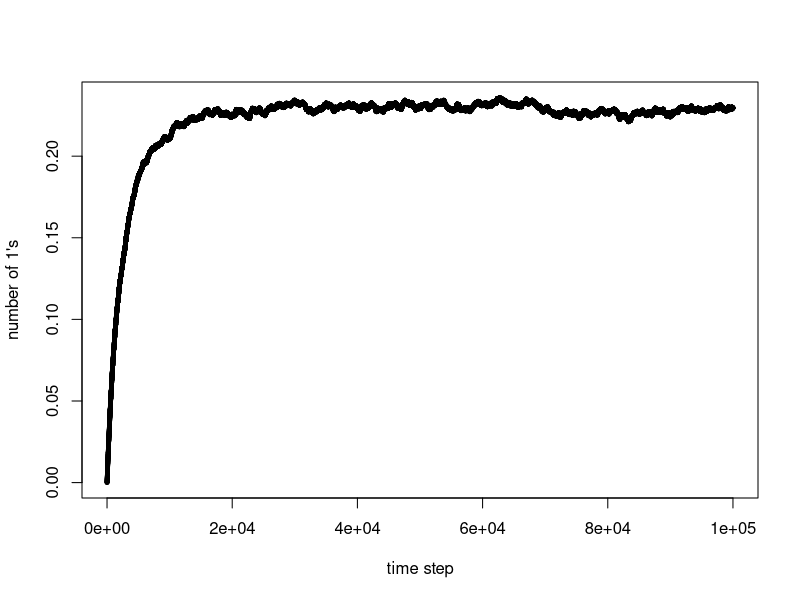
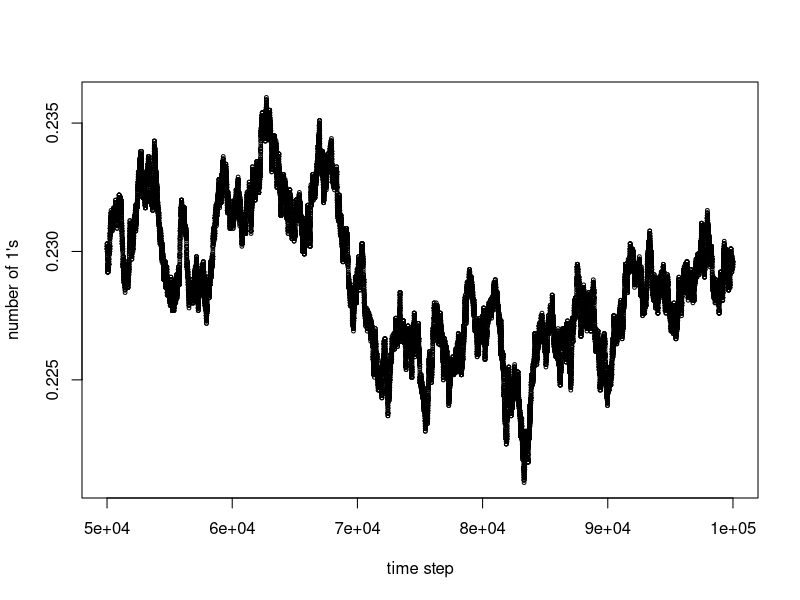
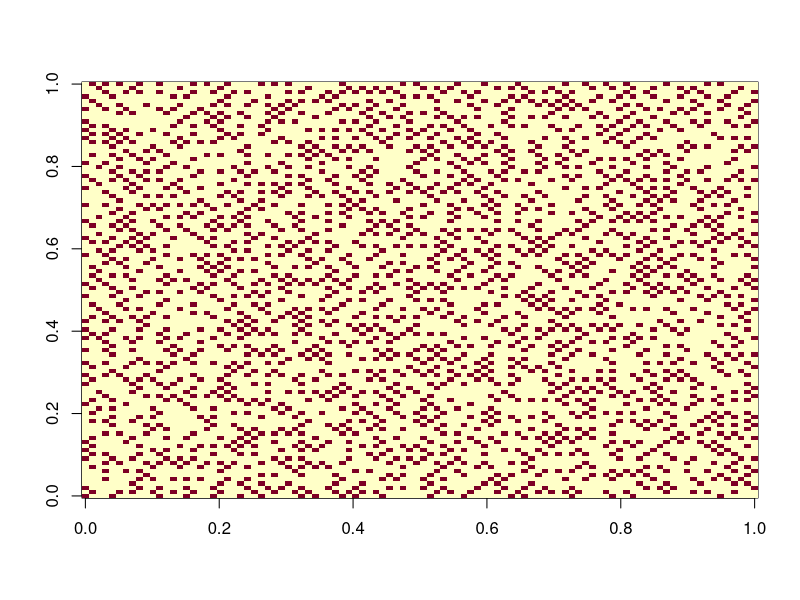

R code for these plots, in order: (Note: a time limit stopped this script after it produced the figures.)
## ---- chunk 1
library(dplyr, quietly = T)
library(plyr, quietly = T)
library(ggplot2, quietly = T)
## ---- chunk 2

HardCore_MCMC <- function(start_omega, num_time_steps, f=NULL,
                          num_rows=100, num_cols=100)
{
  omega <- start_omega
  # keep path values of f(omega) if f is not NULL
  if (!is.null(f)) {
    f_vals <- rep(NA, num_time_steps+1) %>% as.numeric
    f_vals[1] <- f(omega)
  } else
    f_vals <- NA
  
  for (i in 1:num_time_steps) {
    k <- sample.int(num_rows, 1)
    j <- sample.int(num_cols, 1)
    
    if (omega[k,j]==1) 
      omega[k,j] <- 0
    else {
      # see if flipping entry (i,j) satisfies hard core
      ns <- omega[k,max(1,j-1)] +
            omega[k,min(num_cols,j+1)] +
            omega[max(1,k-1),j] +
            omega[min(num_rows,k+1),j]
      if (ns == 0)
        omega[k,j] <- 1
    }
    
    if (!is.null(f))
      f_vals[i+1] <- f(omega)
  }
  
  return (list(sample=omega, f_vals=f_vals))
}

# let's see if plot of f(X(t)) over 100,000 time steps
start_omega <- matrix(0, nrow=100, ncol=100)
f_num_ones <- function(m) sum(as.numeric(m))/1E4
mcmc_out <- HardCore_MCMC(start_omega, num_time_steps = 1E5, 
                          f=f_num_ones)

plot(mcmc_out$f_vals, xlab="time step", ylab="number of 1's", cex=.5)
## ---- chunk 3
plot(50000:1E5, mcmc_out$f_vals[50000:1E5], xlab="time step", ylab="number of 1's", cex=.5)
## ---- chunk 4
image(mcmc_out$sample)
## ---- chunk 5
N <- 250
f_samples <- rep(0, N)
for (i in 1:N) {
  omega <- HardCore_MCMC(start_omega, 1E5)$sample
  f_samples[i] <- f_num_ones(omega)
}
hist(f_samples)
## ---- chunk 6
Partb_MCMC <- function(start_omega, num_time_steps, f=NULL,
                          num_rows=100, num_cols=100)
{
  omega <- start_omega
  omega_num_1s <- colSums(omega) %>% sum
  # keep path values of f(omega) if f is not NULL
  if (!is.null(f)) {
    f_vals <- rep(NA, num_time_steps+1) %>% as.numeric
    f_vals[1] <- f(omega)
  } else
    f_vals <- NA

  for (i in 1:num_time_steps) {
    k <- sample.int(num_rows, 1)
    j <- sample.int(num_cols, 1)

    current_bit <- omega[k,j]
    proposal_num_1s <- omega_num_1s + current_bit

    MH_ratio <- (proposal_num_1s/omega_num_1s)^2
    if (runif(1) < MH_ratio) {
      omega[k,j] <- 1 - omega[k,j]
      omega_num_1s <- proposal_num_1s
    }

    if (!is.null(f))
      f_vals[i+1] <- f(omega)
  }

  return (list(sample=omega, f_vals=f_vals))
}

# Notice that here there is probability 0 of a configuration of all 0's,
# so we need to start in a different configuration
start_omega <- matrix(round(runif(100^2)), nrow=100, ncol=100)
mcmc_out <- Partb_MCMC(start_omega, num_time_steps = 1E5,
                          f=f_num_ones)
plot(50000:1E5, mcmc_out$f_vals[50000:1E5], xlab="time step", ylab="number of 1's", cex=.5)
## ---- chunk 7
image(mcmc_out$sample)
## ---- chunk 8
N <- 250
f_samples <- rep(0, N)
for (i in 1:N) {
  omega <- Partb_MCMC(start_omega, 1E5)$sample
  f_samples[i] <- f_num_ones(omega)
}
hist(f_samples)
## ---- chunk 9
discrete_sample <- function(v=c(1/2, 1/3, 1/6))
{
  v_cs <- cumsum(v)
  sample <- which.max(runif(1) < v_cs)
  
  return (sample)
}


# let's check the sampler
N <- 1000
f_samples <- replicate(N, discrete_sample())
probs <- sapply(1:3, function(i) sum(f_samples==i)/N)
probs
true_probs <- c(1/2, 1/3, 1/6)
true_probs
## ---- chunk 10
Problem2_MCMC <- function(start_state, num_steps)
{
  X <- start_state
  R_row <- c(.99, 009, .001)
  v <- c(1/2, 1/3, 1/6)
  
  for (i in 1:num_steps) {
    proposal <- sample(1:3, 1, prob=R_row)
    MH_ratio <- v[proposal]*R_row[X]/(v[X]*R_row[proposal])
    if (runif(1) < MH_ratio)
      X <- proposal
  }
  
  return (X)
}

# let's see if 100 time steps is enough
N <- 1000
f_samples <- sapply(1:N, function(i) Problem2_MCMC(1, num_steps=100))
probs <- sapply(1:3, function(i) sum(f_samples==i)/N)
probs
true_probs <- c(1/2, 1/3, 1/6)
true_probs
## ---- chunk 11
N <- 1000
f_samples <- sapply(1:N, function(i) Problem2_MCMC(1, num_steps=1000))
probs <- sapply(1:3, function(i) sum(f_samples==i)/N)
probs
true_probs <- c(1/2, 1/3, 1/6)
true_probs
## ---- chunk 12
N <- 1000
f_samples <- sapply(1:N, function(i) Problem2_MCMC(1, num_steps=10000))
probs <- sapply(1:3, function(i) sum(f_samples==i)/N)
probs
true_probs <- c(1/2, 1/3, 1/6)
true_probs
## ---- chunk 13
MH_TPM <- function(R, v)
{
  n <- nrow(R)
  M <- matrix(0, nrow=n, ncol=n)
  
  for (i in 1:n)
    for (j in 1:n) 
      if (i != j) {
         MH_ratio <- min(1,v[j]*R[j,i]/(v[i]*R[i,j]))
         M[i,j] <- R[i,j]*MH_ratio
      }
  
  diag(M) <- 1 - rowSums(M)
  return (M)
}

R <- matrix(c(.99, 009, .001), nrow=3, ncol=3, byrow=T)
v <- c(1/2, 1/3, 1/6)
M <- MH_TPM(R, v)
print(M)
## ---- chunk 14
R
